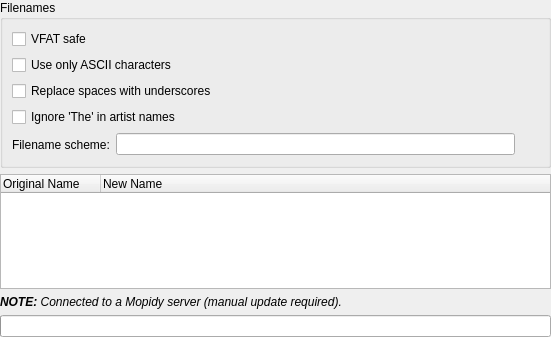
<?xml version="1.0" encoding="UTF-8"?>
<ui version="4.0">
 <class>TrackOrganiser</class>
 <widget class="QWidget" name="TrackOrganiser">
  <property name="geometry">
   <rect>
    <x>0</x>
    <y>0</y>
    <width>551</width>
    <height>337</height>
   </rect>
  </property>
  <layout class="QVBoxLayout" name="verticalLayoutx">
   <property name="margin">
    <number>0</number>
   </property>
   <item>
    <layout class="QVBoxLayout" name="verticalLayout">
     <property name="margin">
      <number>0</number>
     </property>
     <item>
      <widget class="QGroupBox" name="optionsBox">
       <property name="title">
        <string>Filenames</string>
       </property>
       <layout class="QFormLayout" name="formLayout_2">
        <property name="fieldGrowthPolicy">
         <enum>QFormLayout::ExpandingFieldsGrow</enum>
        </property>
        <item row="4" column="1">
         <layout class="QHBoxLayout" name="horizontalLayout">
          <property name="spacing">
           <number>0</number>
          </property>
          <item>
           <widget class="LineEdit" name="filenameScheme">
            <property name="minimumSize">
             <size>
              <width>288</width>
              <height>0</height>
             </size>
            </property>
            <property name="readOnly">
             <bool>true</bool>
            </property>
           </widget>
          </item>
          <item>
           <widget class="QToolButton" name="configFilename">
            <property name="autoRaise">
             <bool>true</bool>
            </property>
           </widget>
          </item>
         </layout>
        </item>
        <item row="4" column="0">
         <widget class="BuddyLabel" name="label_6">
          <property name="text">
           <string>Filename scheme:</string>
          </property>
          <property name="buddy">
           <cstring>filenameScheme</cstring>
          </property>
         </widget>
        </item>
        <item row="0" column="0" colspan="2">
         <widget class="QCheckBox" name="vfatSafe">
          <property name="text">
           <string>VFAT safe</string>
          </property>
         </widget>
        </item>
        <item row="1" column="0" colspan="2">
         <widget class="QCheckBox" name="asciiOnly">
          <property name="text">
           <string>Use only ASCII characters</string>
          </property>
         </widget>
        </item>
        <item row="2" column="0" colspan="2">
         <widget class="QCheckBox" name="replaceSpaces">
          <property name="text">
           <string>Replace spaces with underscores</string>
          </property>
         </widget>
        </item>
        <item row="3" column="0" colspan="2">
         <widget class="QCheckBox" name="ignoreThe">
          <property name="text">
           <string>Ignore 'The' in artist names</string>
          </property>
         </widget>
        </item>
       </layout>
      </widget>
     </item>
     <item>
      <widget class="QTreeWidget" name="files">
       <property name="alternatingRowColors">
        <bool>true</bool>
       </property>
       <property name="rootIsDecorated">
        <bool>false</bool>
       </property>
       <property name="uniformRowHeights">
        <bool>true</bool>
       </property>
       <property name="allColumnsShowFocus">
        <bool>true</bool>
       </property>
       <column>
        <property name="text">
         <string>Original Name</string>
        </property>
       </column>
       <column>
        <property name="text">
         <string>New Name</string>
        </property>
       </column>
      </widget>
     </item>
    </layout>
   </item>
   <item>
    <widget class="UrlLabel" name="mopidyNote">
     <property name="text" stdset="0">
      <string>&lt;i&gt;&lt;b&gt;NOTE:&lt;/b&gt; Connected to a Mopidy server (manual update required).&lt;/i&gt;</string>
     </property>
    </widget>
   </item>
   <item>
    <widget class="QProgressBar" name="progress"/>
   </item>
  </layout>
 </widget>
 <customwidgets>
  <customwidget>
   <class>LineEdit</class>
   <extends>QLineEdit</extends>
   <header>support/lineedit.h</header>
  </customwidget>
  <customwidget>
   <class>BuddyLabel</class>
   <extends>QLabel</extends>
   <header>support/buddylabel.h</header>
  </customwidget>
  <customwidget>
   <class>UrlLabel</class>
   <extends>QLabel</extends>
   <header>support/urllabel.h</header>
  </customwidget>
 </customwidgets>
 <tabstops>
  <tabstop>vfatSafe</tabstop>
  <tabstop>asciiOnly</tabstop>
  <tabstop>replaceSpaces</tabstop>
  <tabstop>ignoreThe</tabstop>
  <tabstop>filenameScheme</tabstop>
  <tabstop>configFilename</tabstop>
  <tabstop>files</tabstop>
 </tabstops>
 <resources/>
 <connections/>
</ui>
